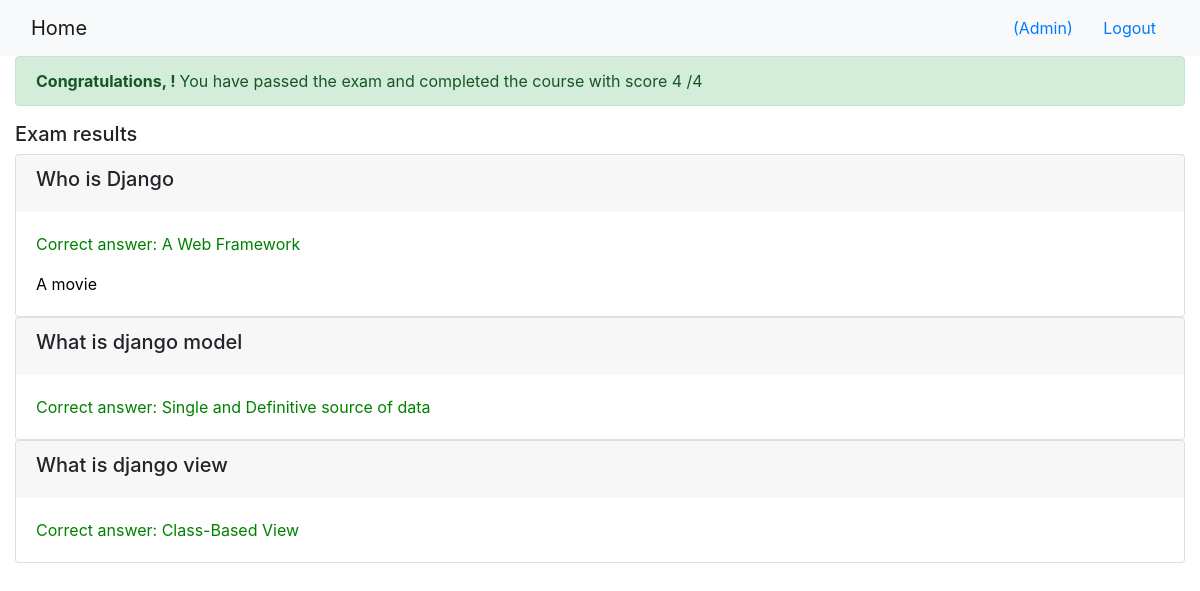
The page /onlinecourse/course/1/submission/1/result/ (signed in) on the database its author committed.
### onlinecourse/models.py (models this page shows, shortened)
class Question(models.Model):
    course=models.ForeignKey(Course,on_delete=models.CASCADE)
    question=models.CharField(max_length=200)
    grade=models.IntegerField(default=0)
    def is_get_score(self, selected_ids):
       all_answers = self.choice_set.filter(is_correct=True).count()
       selected_correct = self.choice_set.filter(is_correct=True, id__in=selected_ids).count()
       if all_answers == selected_correct:
           return True
       else:
           return False

class Choice (models.Model):
    choice=models.CharField(max_length=50)
    question=models.ForeignKey(Question,on_delete=models.CASCADE)
    is_correct=models.BooleanField(default=False)

### onlinecourse/views.py (the view)
# urls.py: path('course/<int:course_id>/submission/<int:submission_id>/result/', views.show_exam_result, name='show_exam_result'),
def show_exam_result(request, course_id, submission_id):
    course = get_object_or_404(Course, pk=course_id)
    submission = get_object_or_404(Submission, pk=submission_id)
    choices = submission.choices.all()
    total_mark, mark = 0, 0
    for question in course.question_set.all():
        total_mark += question.grade
        if question.is_get_score(choices):
            mark += question.grade
    return render(
        request,
        'onlinecourse/exam_result_bootstrap.html',
        {"course":course, "choices":choices,"mark":mark,
            "total_mark": total_mark,
            "submission": submission,
            "grade": int((mark / total_mark) * 100) }
    )

### onlinecourse/templates/onlinecourse/exam_result_bootstrap.html (shortened to what this page needs)
<!DOCTYPE html>
<html lang="en">
<head>
    {% load static %}
    <link rel="stylesheet" href="https://maxcdn.bootstrapcdn.com/bootstrap/4.5.2/css/bootstrap.min.css">
</head>
<body>
 <nav class="navbar navbar-light bg-light">
    <div class="container-fluid">
        <div class="navbar-header">
              <a class="navbar-brand" href="{% url 'onlinecourse:index' %}">Home</a>
        </div>
        <ul class="nav navbar-nav navbar-right">
            {% if user.is_authenticated %}
            <li>
                <a class="btn btn-link" href="#">{{ user.first_name }}({{ user.username }})</a>
                <a class="btn btn-link" href="{% url 'onlinecourse:logout' %}">Logout</a>
            </li>
            {% endif %}
        </ul>
    </div>
</nav>
<div class="container-fluid">
    {% if grade > 80 %}
    <div class="alert alert-success">
       <b> Congratulations, {{user.name}} ! </b> You have passed the exam and completed
            the course with score {{mark}} /{{total_mark}}
    </div>
        {% else %}
        <div class="alert alert-danger">
            <b> Failed ! </b>Sorry, {{user.name}} ! You have failed with score  {{mark}} /{{total_mark}}
        </div>
        <a class="btn btn-link text-danger" href="{% url 'onlinecourse:course_details' course.id %}">Re-test</a>
        {% endif %}
        <div class="card-columns-vertical mt-1">
        <h5 class="">Exam results</h5>
            {% for question in course.question_set.all %}
                <div class="card">
                    <div class="card-header border-light">
                        <h5>{{question.question}}</h5>
                    </div>
                    <div class="card-body">
                        {% for choice in question.choice_set.all %}
                           {% if choice.is_correct and choice in choices %}
                            <p class="card-text" style="color:green">Correct answer: {{choice.choice}}</p>
                            {% elif choice.is_correct and choice not in choices %}
                            <p class="card-text" style="color:orange">Not selected: {{choice.choice}}</p>
                            {% elif choice.is_correct == False and choice in choices %}
                            <p class="card-text" style="color:red">Wrong answer: {{choice.choice}}</p>
                            {% else %}
                            <p class="card-text" style="color:black">{{choice.choice}}</p>
                            {% endif %}
                        {% endfor %}
                    </div>
                </div>
            {% endfor %}
        </div>
    </div>
</body>
</html>

### rows shown on the page
Question: question "Who is Django"
Choice: choice "A Web Framework"
Choice: choice "A movie"
Question: question "What is django model"
Choice: choice "Single and Definitive source of data"
Question: question "What is django view"
Choice: choice "Class-Based View"

### other values the page prints
{{ user.username }} "Admin"
{{ mark }} "4"
{{ total_mark }} "4"
